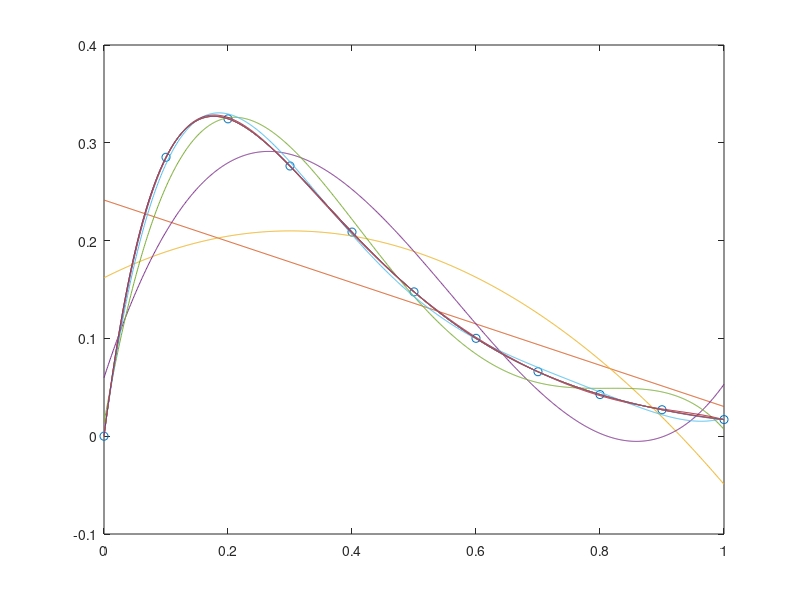

This figure's MATLAB source: (Note: this script raises an error after producing the figure.)
clc;
clear;
x=0:0.1:1;
xi=0:0.001:1;
y=(x.^2-3*x+5).*exp(-5*x).*sin(x);
plot(x,y,'o');
hold on;
n=length(x);
for i=1:1:n-1
    p=[];
    p=polyfit(x,y,i);
    yi=polyval(p,xi);
    plot(xi,yi);
    hold on;
   
end 
num=["拟合点"];
for i=1:1:n-1
    num=[num,[num2str(i)+"次多项式"]];
end
legend(num)
